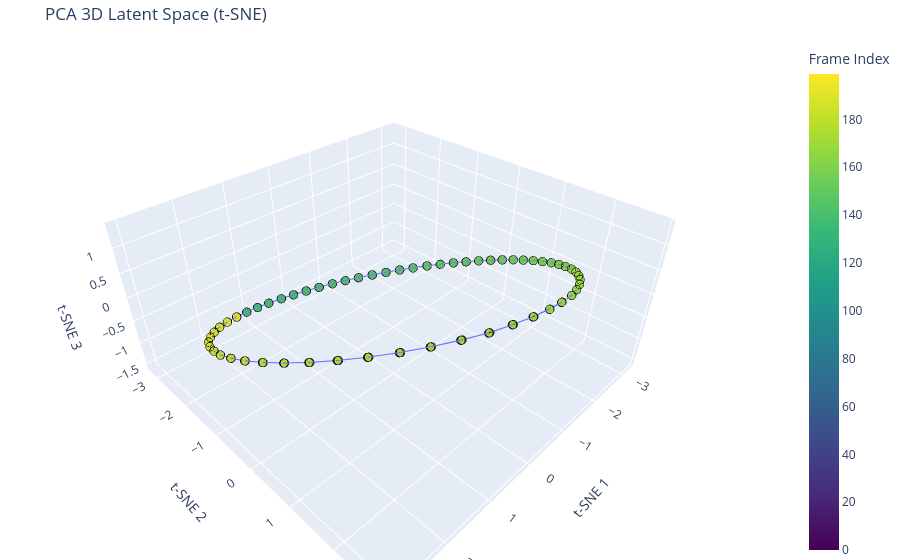

The cell this chart's notebook holds for it:
### Code cell
# Create interactive 3D scatter plot for t-SNE with continuous trajectory line
fig_tsne_3d = px.scatter_3d(
    df_latent_all_tsne_3d,
    x="t-SNE 1",
    y="t-SNE 2",
    z="t-SNE 3",
    color="Frame",
    color_continuous_scale="viridis",  # Change to "plasma" in CAE notebook
    title="PCA 3D Latent Space (t-SNE)",
    labels={"Frame": "Frame Index"},
)

# Format marker styling and enable chronological line drawing
fig_tsne_3d.update_traces(
    mode="markers+lines", # Enables both dots and the trajectory line
    marker=dict(size=5, opacity=0.8, line=dict(width=1, color="black")),
    line=dict(width=2) # Adjust thickness of the trajectory line
)
fig_tsne_3d.update_layout(margin=dict(l=0, r=0, b=0, t=40), scene=dict(aspectmode='data'))
fig_tsne_3d.show()

### Figure 1 — Plotly figure (JSON) as saved in the notebook; plotly's stock layout.template omitted (floating-point values rounded to 4 significant figures; data arrays with more than 128 entries replaced by an {"elided": "..."} marker saying what was removed)
{"data": [{"hovertemplate": "t-SNE 1=%{x}<br>t-SNE 2=%{y}<br>t-SNE 3=%{z}<br>Frame Index=%{marker.color}<extra></extra>", "legendgroup": "", "line": {"width": 2}, "marker": {"color": {"elided": "200 int values"}, "coloraxis": "coloraxis", "line": {"color": "black", "width": 1}, "opacity": 0.8, "size": 5, "symbol": "circle"}, "mode": "markers+lines", "name": "", "scene": "scene", "showlegend": false, "type": "scatter3d", "x": {"elided": "200 float values"}, "y": {"elided": "200 float values"}, "z": {"elided": "200 float values"}}], "layout": {"coloraxis": {"autocolorscale": false, "colorbar": {"title": {"text": "Frame Index"}}, "colorscale": [[0, "#440154"], [0.1111, "#482878"], [0.2222, "#3e4989"], [0.3333, "#31688e"], [0.4444, "#26828e"], [0.5556, "#1f9e89"], [0.6667, "#35b779"], [0.7778, "#6ece58"], [0.8889, "#b5de2b"], [1, "#fde725"]]}, "legend": {"tracegroupgap": 0}, "margin": {"b": 0, "l": 0, "r": 0, "t": 40}, "scene": {"aspectmode": "data", "domain": {"x": [0, 1], "y": [0, 1]}, "xaxis": {"title": {"text": "t-SNE 1"}}, "yaxis": {"title": {"text": "t-SNE 2"}}, "zaxis": {"title": {"text": "t-SNE 3"}}}, "title": {"text": "PCA 3D Latent Space (t-SNE)"}}}
